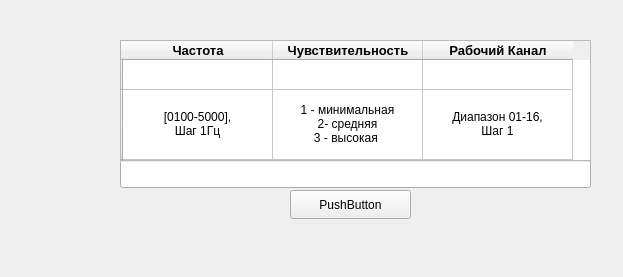
<?xml version="1.0" encoding="UTF-8"?>
<ui version="4.0">
 <class>FormKorshun</class>
 <widget class="Decoder" name="FormKorshun">
  <property name="geometry">
   <rect>
    <x>0</x>
    <y>0</y>
    <width>623</width>
    <height>277</height>
   </rect>
  </property>
  <property name="sizePolicy">
   <sizepolicy hsizetype="Preferred" vsizetype="Preferred">
    <horstretch>0</horstretch>
    <verstretch>0</verstretch>
   </sizepolicy>
  </property>
  <property name="windowTitle">
   <string>Form</string>
  </property>
  <widget class="QPushButton" name="pushButtonKorshun">
   <property name="geometry">
    <rect>
     <x>290</x>
     <y>190</y>
     <width>121</width>
     <height>29</height>
    </rect>
   </property>
   <property name="sizePolicy">
    <sizepolicy hsizetype="Fixed" vsizetype="Fixed">
     <horstretch>0</horstretch>
     <verstretch>0</verstretch>
    </sizepolicy>
   </property>
   <property name="text">
    <string>PushButton</string>
   </property>
  </widget>
  <widget class="QLineEdit" name="lineEditKorshun">
   <property name="geometry">
    <rect>
     <x>120</x>
     <y>160</y>
     <width>471</width>
     <height>28</height>
    </rect>
   </property>
   <property name="sizePolicy">
    <sizepolicy hsizetype="Fixed" vsizetype="Fixed">
     <horstretch>0</horstretch>
     <verstretch>0</verstretch>
    </sizepolicy>
   </property>
  </widget>
  <widget class="QTableWidget" name="tableWidgetKorshun">
   <property name="enabled">
    <bool>true</bool>
   </property>
   <property name="geometry">
    <rect>
     <x>120</x>
     <y>40</y>
     <width>471</width>
     <height>121</height>
    </rect>
   </property>
   <property name="sizePolicy">
    <sizepolicy hsizetype="Expanding" vsizetype="Expanding">
     <horstretch>0</horstretch>
     <verstretch>0</verstretch>
    </sizepolicy>
   </property>
   <property name="styleSheet">
    <string notr="true"/>
   </property>
   <property name="frameShadow">
    <enum>QFrame::Sunken</enum>
   </property>
   <property name="lineWidth">
    <number>1</number>
   </property>
   <property name="midLineWidth">
    <number>0</number>
   </property>
   <attribute name="horizontalHeaderCascadingSectionResizes">
    <bool>false</bool>
   </attribute>
   <attribute name="horizontalHeaderMinimumSectionSize">
    <number>45</number>
   </attribute>
   <attribute name="horizontalHeaderDefaultSectionSize">
    <number>150</number>
   </attribute>
   <attribute name="horizontalHeaderStretchLastSection">
    <bool>false</bool>
   </attribute>
   <attribute name="verticalHeaderStretchLastSection">
    <bool>true</bool>
   </attribute>
   <row>
    <property name="text">
     <string/>
    </property>
    <property name="foreground">
     <brush brushstyle="NoBrush">
      <color alpha="255">
       <red>0</red>
       <green>0</green>
       <blue>0</blue>
      </color>
     </brush>
    </property>
   </row>
   <row>
    <property name="text">
     <string/>
    </property>
   </row>
   <column>
    <property name="text">
     <string>Частота</string>
    </property>
    <property name="font">
     <font>
      <pointsize>10</pointsize>
      <bold>true</bold>
      <kerning>true</kerning>
     </font>
    </property>
   </column>
   <column>
    <property name="text">
     <string>Чувствительность</string>
    </property>
    <property name="font">
     <font>
      <pointsize>10</pointsize>
      <bold>true</bold>
     </font>
    </property>
   </column>
   <column>
    <property name="text">
     <string>Рабочий Канал</string>
    </property>
    <property name="font">
     <font>
      <pointsize>10</pointsize>
      <bold>true</bold>
     </font>
    </property>
   </column>
   <item row="0" column="0">
    <property name="text">
     <string/>
    </property>
    <property name="font">
     <font>
      <pointsize>10</pointsize>
      <bold>true</bold>
     </font>
    </property>
    <property name="textAlignment">
     <set>AlignCenter</set>
    </property>
   </item>
   <item row="0" column="1">
    <property name="text">
     <string/>
    </property>
    <property name="font">
     <font>
      <pointsize>10</pointsize>
      <bold>true</bold>
     </font>
    </property>
    <property name="textAlignment">
     <set>AlignCenter</set>
    </property>
   </item>
   <item row="0" column="2">
    <property name="text">
     <string/>
    </property>
    <property name="font">
     <font>
      <pointsize>10</pointsize>
      <bold>true</bold>
     </font>
    </property>
    <property name="textAlignment">
     <set>AlignCenter</set>
    </property>
   </item>
   <item row="1" column="0">
    <property name="text">
     <string>[0100-5000], 
Шаг 1Гц</string>
    </property>
    <property name="textAlignment">
     <set>AlignCenter</set>
    </property>
    <property name="flags">
     <set>ItemIsDragEnabled|ItemIsDropEnabled|ItemIsUserCheckable|ItemIsEnabled</set>
    </property>
   </item>
   <item row="1" column="1">
    <property name="text">
     <string>1 - минимальная
2- средняя
3 - высокая </string>
    </property>
    <property name="textAlignment">
     <set>AlignCenter</set>
    </property>
    <property name="flags">
     <set>ItemIsDragEnabled|ItemIsDropEnabled|ItemIsUserCheckable|ItemIsEnabled</set>
    </property>
   </item>
   <item row="1" column="2">
    <property name="text">
     <string>Диапазон 01-16,
Шаг 1</string>
    </property>
    <property name="textAlignment">
     <set>AlignCenter</set>
    </property>
    <property name="flags">
     <set>ItemIsDragEnabled|ItemIsDropEnabled|ItemIsUserCheckable|ItemIsEnabled</set>
    </property>
   </item>
  </widget>
 </widget>
 <customwidgets>
  <customwidget>
   <class>Decoder</class>
   <extends>QWidget</extends>
   <header>Decoder.h</header>
   <container>1</container>
  </customwidget>
 </customwidgets>
 <resources/>
 <connections/>
</ui>
